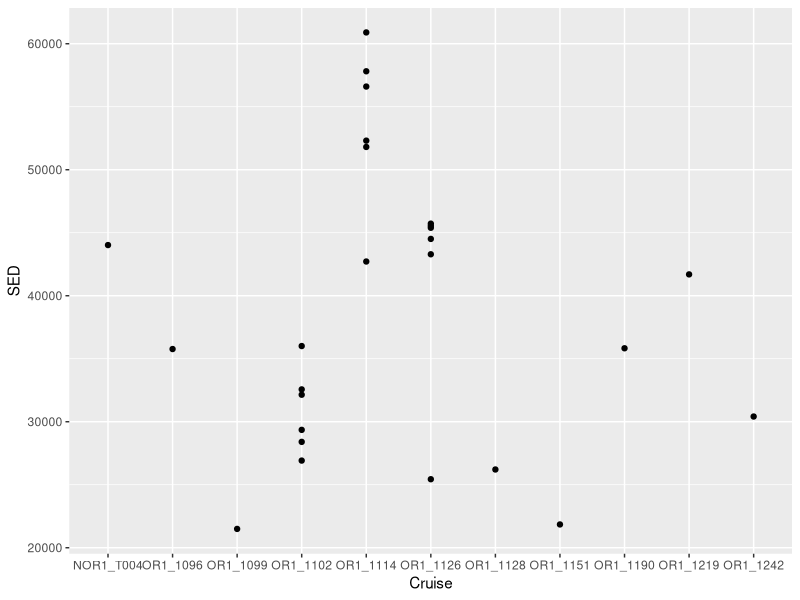
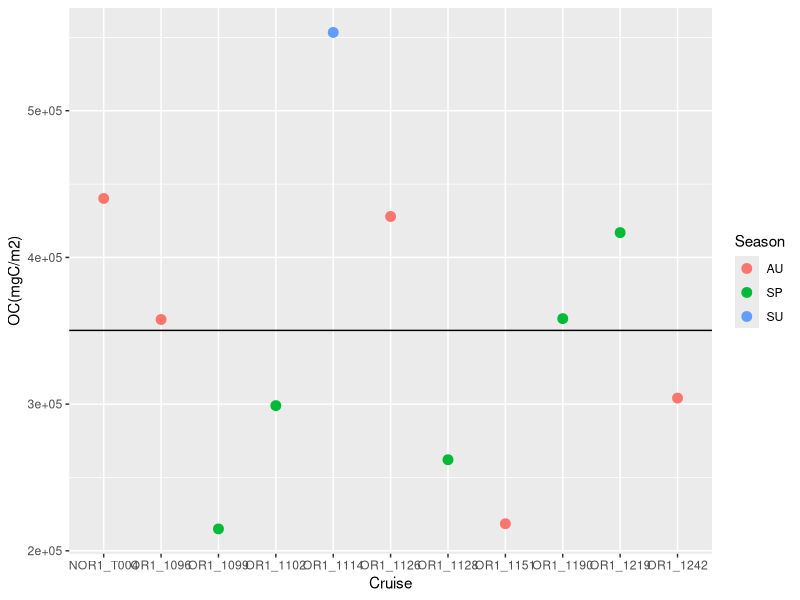
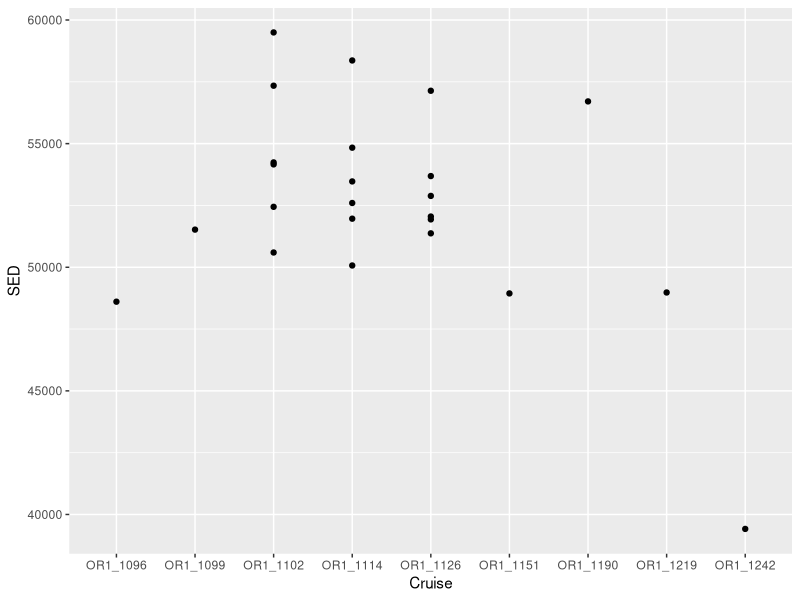
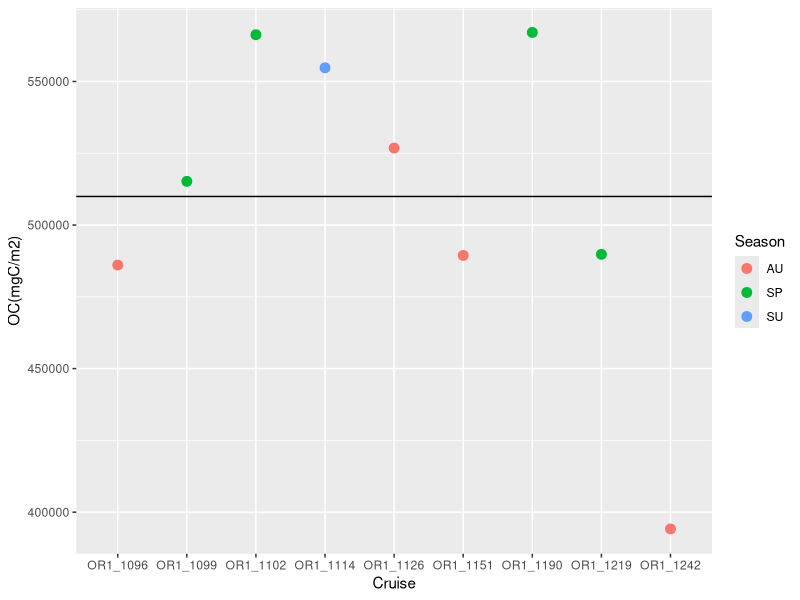
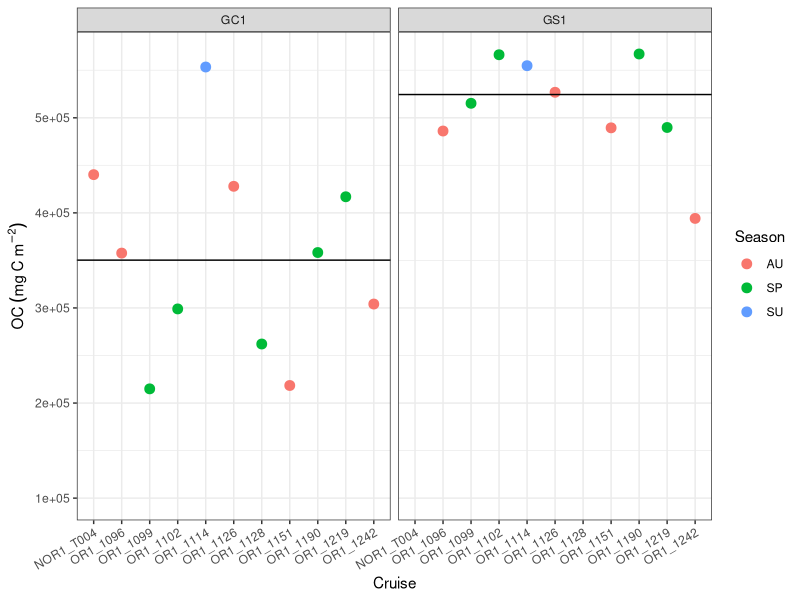
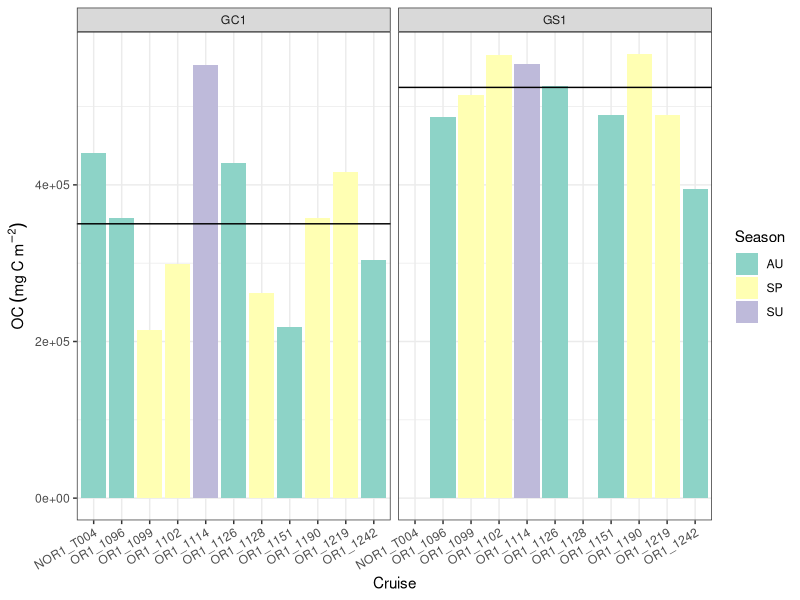

These figures' R source, in order:
rm(list = ls())
library(readxl)
library(dplyr)
volume<-pi*(10.5/2)^2*1#cm3
area<-pi*(10.5/2)^2/10000 #m2
density<-2.65#sediment bulk density g/cm3 (Eleftheriou, 2013)

#GC1####
GPSC_sediment<- read_excel("Canyon_sediment.xlsx")
GC1_sed<-GPSC_sediment %>% 
  filter(Station=="GC1") %>% 
  filter(TOC!="NA")
colnames(GC1_sed)

GC1<- GC1_sed %>% 
  group_by(Cruise, Station, Deployment, Section,TOC)%>%
  summarise(OC=volume*TOC/100,#g
            SED=OC*1000/area) %>% #mg/m2
  group_by(Cruise, Station,Deployment,Section) %>% 
  summarise(SED=SED)
library(ggplot2)
#find multilayer
GC1 %>% 
  ggplot(aes(x = Cruise, y = SED))+
  geom_point()
  ylab("OC(mgC/m2)")
GC1_multilayer<- c("OR1_1102","OR1_1114","OR1_1126")
  
# multilayer 0-5 cm
GC1_ml_0_5<- c("0-1", "1-2", "2-3", "3-4", "4-5")

GC1_ml_sum05<-subset(GC1, Cruise %in% GC1_multilayer & Section %in% GC1_ml_0_5, Cruise & SED) %>% 
  group_by(Cruise)  %>% 
  summarize(SED=sum(SED=SED))
GC1_ml_sum910<-GC1 %>% 
  filter(Section=="9-10") %>%
  group_by(Cruise) %>% 
  summarise(SED=5*SED)
GC1_ml_sum<-rbind(GC1_ml_sum05,GC1_ml_sum910) %>% group_by(Cruise) %>% 
  summarise(SED=sum(SED))

`%!in%`<- Negate(`%in%`)

GC1_sing_sum<-subset(GC1, Cruise %!in% GC1_multilayer, Cruise & SED)%>%
  group_by(Cruise) %>% 
  summarize(SED=10*SED)
GC1_SEDsum<-rbind(GC1_sing_sum,GC1_ml_sum) %>% arrange(Cruise)
GC1_SEDsum<-data.frame(GC1_SEDsum,Season=c("AU","AU","SP","SP","SU","AU","SP","AU","SP","SP","AU"))

GC1_SEDsum %>% 
  ggplot(aes(x = Cruise, y = SED))+
    geom_point(aes(color =Season ),size=3)+
  ylab("OC(mgC/m2)")+
  geom_hline(yintercept = mean(GC1_SEDsum$SED))
GC1_mean<-mean(GC1_SEDsum$SED)
GC1_sd<-sd(GC1_SEDsum$SED)

#GS1####
GPSC_sediment <- read_excel("data/GPSC_sediment/GPSC_sediment_2021.08.16_ysl.xlsx", 
                            col_types = c("text", "text", "text", 
                                          "text", "numeric", "numeric", "numeric", 
                                          "numeric", "numeric", "numeric", 
                                          "numeric", "numeric", "numeric", 
                                          "numeric", "numeric", "numeric", 
                                          "numeric", "text", "text", "numeric"))
GS1_sed<-GPSC_sediment %>% filter(Station=="GS1"&Cruise!="OR1_1132")%>%  filter(TOC!="NA")
colnames(GS1_sed)

GS1<- GS1_sed %>% 
  group_by(Cruise, Station, Deployment, Section,TOC)%>%
  summarise(OC=volume*TOC/100,#g
            SED=OC*1000/area) %>% #mg/m2
  group_by(Cruise, Station,Deployment,Section) %>% 
  summarise(SED=SED)
library(ggplot2)
#find multilayer
GS1 %>% 
  ggplot(aes(x = Cruise, y = SED))+
  geom_point()
ylab("OC(mgC/m2)")

GS1_multilayer<- c("OR1_1102","OR1_1114","OR1_1126")

# multilayer 0-5 cm
GS1_ml_0_5<- c("0-1", "1-2", "2-3", "3-4", "4-5")

GS1_ml_sum05<-subset(GS1, Cruise %in% GS1_multilayer & Section %in% GS1_ml_0_5, Cruise & SED) %>% 
  group_by(Cruise)  %>% 
  summarize(SED=sum(SED=SED))
GS1_ml_sum910<-GS1 %>% 
  filter(Section=="9-10") %>%
  group_by(Cruise) %>% 
  summarise(SED=5*SED)
GS1_ml_sum<-rbind(GS1_ml_sum05,GS1_ml_sum910) %>% group_by(Cruise) %>% 
  summarise(SED=sum(SED))

GS1_sing_sum<-subset(GS1, Cruise %!in% GS1_multilayer, Cruise & SED)%>%
  group_by(Cruise) %>% 
  summarize(SED=10*SED)
GS1_SEDsum<-rbind(GS1_sing_sum,GS1_ml_sum) %>% arrange(Cruise)
GS1_SEDsum
GS1_SEDsum<-data.frame(GS1_SEDsum,Season=c("AU","SP","SP","SU","AU","AU","SP","SP","AU"))

GS1_SEDsum %>% 
  ggplot(aes(x = Cruise, y = SED))+
  geom_point(aes(color =Season ),size=3)+
  ylab("OC(mgC/m2)")+
  geom_hline(yintercept = mean(GS1_SEDsum$SED))

#remove OR1_1242 outlier
GS1_mean<-mean(GS1_SEDsum$SED[1:8])
GS1_sd<-sd(GS1_SEDsum$SED[1:8])

#plot GC1 and GS1 together
GC1_SEDsum$Station<-"GC1"
GS1_SEDsum$Station<-"GS1"
SED<-rbind(GC1_SEDsum,GS1_SEDsum)
Mean_SED<-data.frame(
  Mean=c(GC1_mean,GS1_mean),
  Station=c("GC1","GS1")
)
SED%>% 
  ggplot(aes(x = Cruise, y = SED))+
  geom_point(aes(color =Season ),size=3)+
  ylab(expression(OC~(mg~C~m^-2)))+
  facet_wrap(~Station)+  
  ylim(1e+05, NA)+
  geom_hline(data = Mean_SED, aes(yintercept = Mean))+
  theme_bw()+
  theme(axis.text.x = element_text(angle = 30, hjust = 1))
Mean_SED$Mean[2]/Mean_SED$Mean[1]

SED%>% 
  ggplot(aes(x = Cruise, y = SED))+
  geom_bar(aes(fill =Season),stat = "identity",position = position_dodge())+
  ylab(expression(OC~(mg~C~m^-2)))+
  facet_wrap(~Station)+ 
  scale_fill_brewer(palette="Set3") +
  ylim(0, NA)+
  geom_hline(data = Mean_SED, aes(yintercept = Mean))+
  theme_bw()+
  theme(axis.text.x = element_text(angle = 30, hjust = 1))
